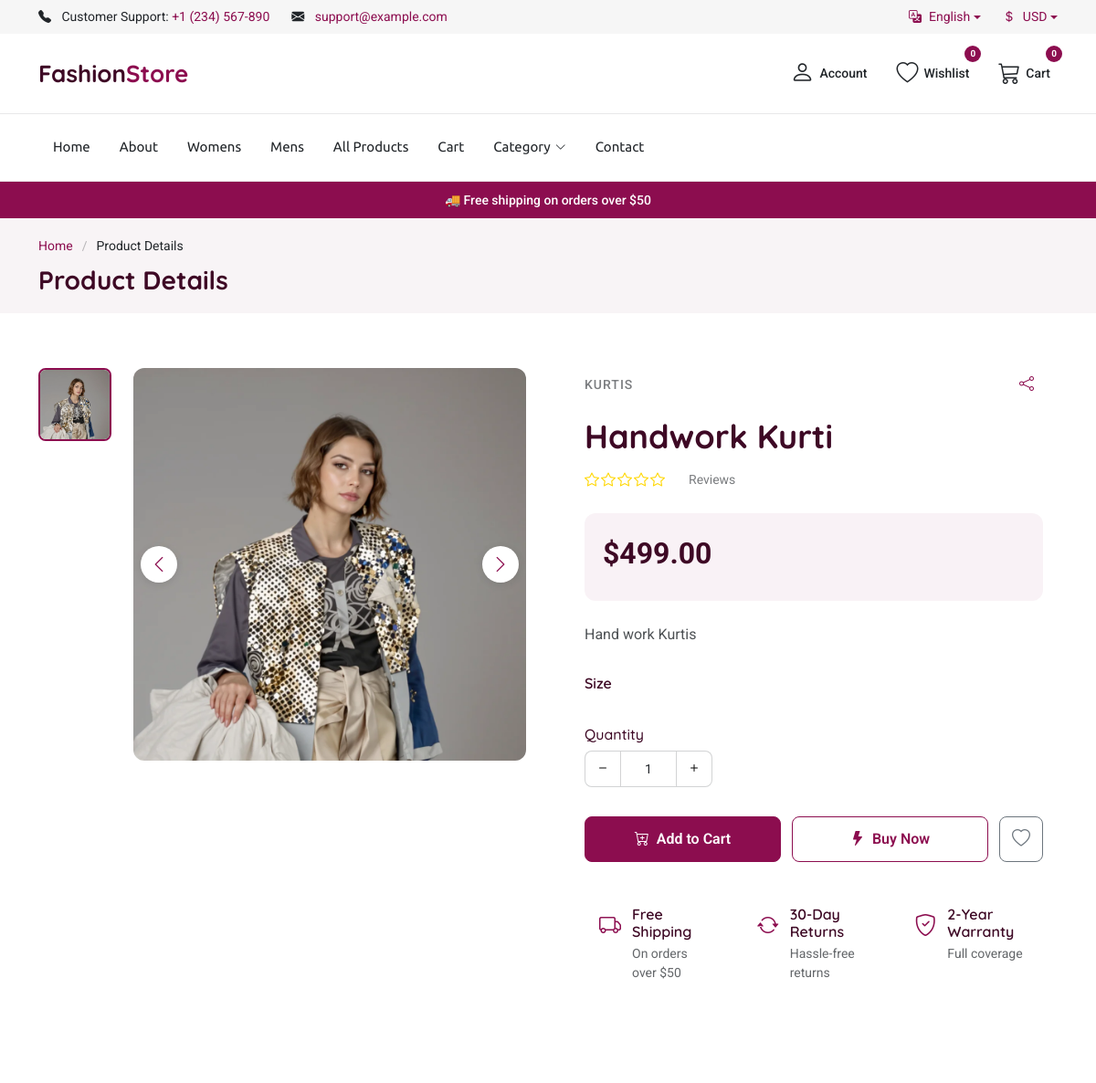
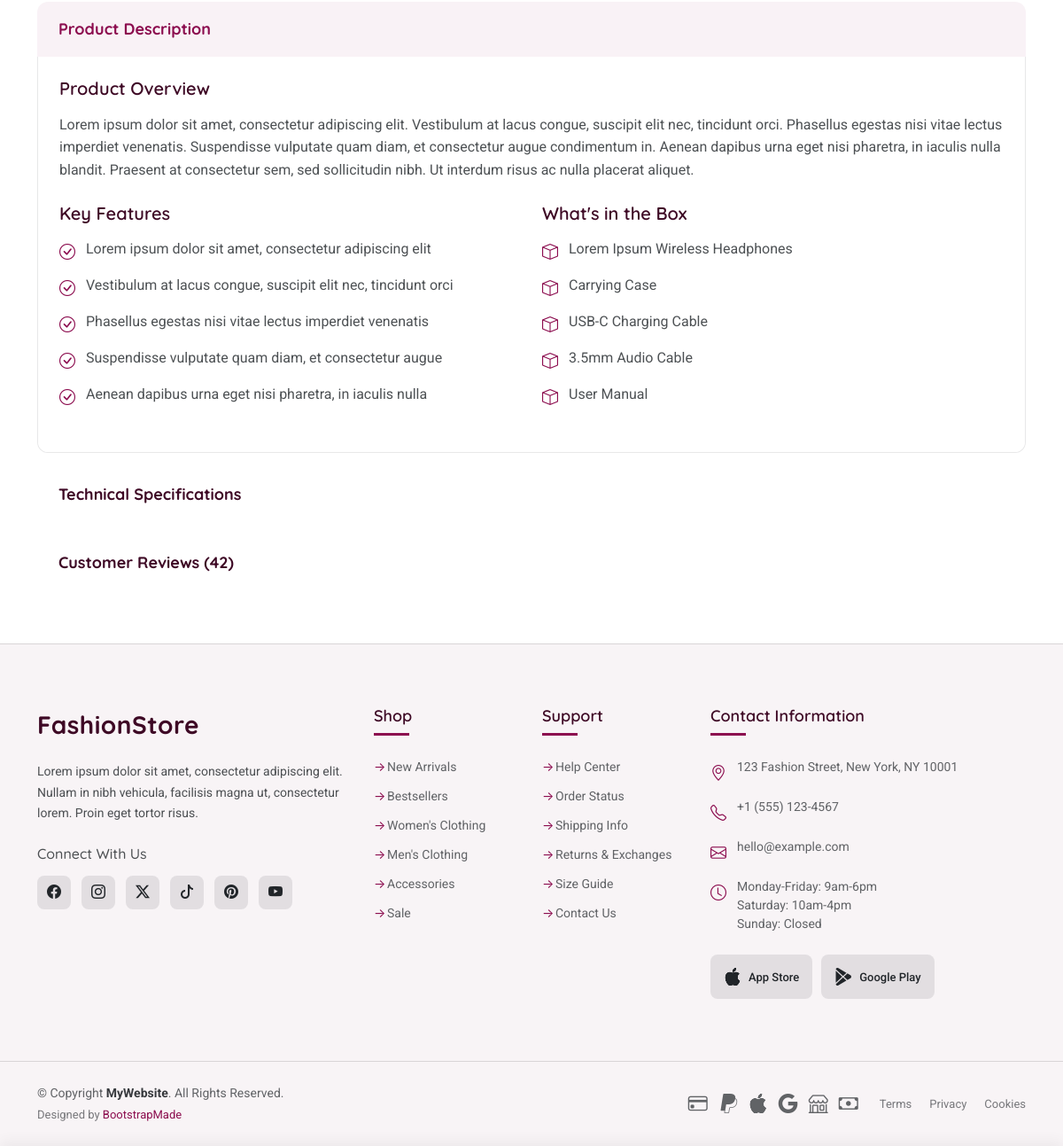
/product/1/, run on the app's committed database (2 pictures, top to bottom).
### FashionApp/models.py (models this page shows, shortened)
class Product(models.Model):
    category = models.ForeignKey(
        'Category',
        on_delete=models.CASCADE,
        related_name='products'
    )
    sizes = models.CharField(max_length=50, blank=True)
    name = models.CharField(max_length=255)
    brand = models.ForeignKey(Brand, related_name='products', on_delete=models.SET_NULL, null=True, blank=True)
    slug = models.SlugField(unique=True, blank=True)  # allow auto slug generation
    description = models.TextField(blank=True)
    price = models.DecimalField(max_digits=10, decimal_places=2)
    discount_price = models.DecimalField(
        max_digits=10,        # total digits (including decimal places)
        decimal_places=2,     # digits after decimal point
        blank=True,           # optional
        null=True             # optional
    )
    original_price = models.DecimalField(  # NEW FIELD
        max_digits=10,
        decimal_places=2,
        blank=True,
        null=True
    )
    stock = models.PositiveIntegerField(default=0)  # Added stock field
    image = models.ImageField(upload_to='products/')
    is_available = models.BooleanField(default=True)
    is_new_arrival = models.BooleanField(default=False)
    created_at = models.DateTimeField(auto_now_add=True)
    def available_sizes(self):
        return self.sizes.split(',') if self.sizes else []

class Category(models.Model):
    name = models.CharField(max_length=100, unique=True)
    slug = models.SlugField(unique=True)
    parent = models.ForeignKey('self', on_delete=models.CASCADE, null=True, blank=True, related_name='children')
    is_active = models.BooleanField(default=True)
    class Meta:
        verbose_name_plural = "Categories"

### FashionApp/views.py (the view)
# urls.py: path('product/<int:id>/', product_detail, name='product_detail'),
def product_detail(request, id):
    product = get_object_or_404(Product, id=id)
    discount = None
    if product.original_price and product.original_price > product.price:
        discount = round(((product.original_price - product.price) / product.original_price) * 100)
    context = {
    'product': product,
    'discount': discount,
    }
    return render(request, 'store/product-details.html', context)

### FashionApp/context_processors.py (called while the page is built, shortened)
def global_context(request):
    categories = Category.objects.filter(parent=None, is_active=True).prefetch_related('children')
    wishlist_items = Wishlist.objects.filter(user=request.user) if request.user.is_authenticated else []
    wishlist_count = wishlist_items.count() if request.user.is_authenticated else 0
    cart_count = 0
    cart_total_price = 0
    cart_items = []
    return {
        'categories': categories,
        'wishlist_items': wishlist_items,
        'wishlist_count': wishlist_count,
        'cart_count': cart_count,
        'cart_items': cart_items,
        'cart_total_price': cart_total_price,
    }

### Template/store/product-details.html (shortened to what this page needs)
{% extends "store/base.html" %}
{% block content %}
{% load static %}
  <main class="main">
    <div class="page-title light-background">
      <div class="container">
        <nav class="breadcrumbs">
          <ol>
            <li><a href="index.html">Home</a></li>
            <li class="current">Product Details</li>
          </ol>
        </nav>
        <h1>Product Details</h1>
      </div>
    </div>
    <section id="product-details" class="product-details section">
      <div class="container" data-aos="fade-up" data-aos-delay="100">
        <div class="row g-5">
          <div class="col-lg-6 mb-5 mb-lg-0" data-aos="fade-right" data-aos-delay="200">
            <div class="product-gallery">
              <div class="thumbnails-vertical">
                <div class="thumbnails-container">
                  {% for img in product.images.all %}
                    <div class="thumbnail-item {% if forloop.first %}active{% endif %}" data-image="{{ img.url }}">
                      <img src="{{ img.url }}" alt="{{ product.name }} thumbnail {{ forloop.counter }}" class="img-fluid">
                    </div>
                  {% empty %}
                    <div class="thumbnail-item active" data-image="{{ product.main_image.url }}">
                      <img src="{{ product.image.url }}" alt="{{ product.name }} thumbnail" class="img-fluid">
                    </div>
                  {% endfor %}
                </div>
              </div>
              <div class="main-image-wrapper">
                <div class="image-zoom-container">
                  <a href="{% if product.images.all %}{{ product.images.all.0.url }}{% else %}{{ product.image.url }}{% endif %}"
                    class="glightbox" data-gallery="product-gallery">
                    <img src="{% if product.images.all %}{{ product.images.all.0.url }}{% else %}{{ product.image.url }}{% endif %}"
                        alt="{{ product.name }}" class="img-fluid main-image drift-zoom" id="main-product-image"
                        data-zoom="{% if product.images.all %}{{ product.images.all.0.url }}{% else %}{{ product.image.url }}{% endif %}">
                  </a>
                </div>
                <div class="image-nav">
                  <button class="image-nav-btn prev-image">
                    <i class="bi bi-chevron-left"></i>
                  </button>
                  <button class="image-nav-btn next-image">
                    <i class="bi bi-chevron-right"></i>
                  </button>
                </div>
              </div>
            </div>
          </div>
<div class="col-lg-6" data-aos="fade-left" data-aos-delay="200">
  <div class="product-info-wrapper" id="product-info-sticky">
    <div class="product-meta">
      <div class="d-flex justify-content-between align-items-center mb-3">
        <span class="product-category">{{ product.category.name }}</span>
        <div class="product-share">
          <button class="share-btn" aria-label="Share product">
            <i class="bi bi-share"></i>
          </button>
        </div>
      </div>
      <h1 class="product-title">{{ product.name }}</h1>
      <div class="product-rating">
        <div class="stars">
          {% for i in "12345" %}
            {% if product.rating >= forloop.counter %}
              <i class="bi bi-star-fill"></i>
            {% elif product.rating > forloop.counter0 and product.rating < forloop.counter %}
              <i class="bi bi-star-half"></i>
            {% else %}
              <i class="bi bi-star"></i>
            {% endif %}
          {% endfor %}
        </div>
        <a href="#reviews" class="rating-count">{{ product.review_count }} Reviews</a>
      </div>
    </div>
    <div class="product-price-container">
      <div class="price-wrapper">
        <span class="current-price">${{ product.price|floatformat:2 }}</span>
      </div>
    </div>
    <div class="product-short-description">
      <p>{{ product.description|truncatewords:20 }}</p>
    </div>
    <div class="product-options">
      <div class="option-group">
        {% with product.available_sizes|first as selected_size %}
        <div class="option-header">
          <h6 class="option-title">Size</h6>
        </div>
        {% endwith %}
      </div>
      <div class="option-group">
        <h6 class="option-title">Quantity</h6>
        <div class="quantity-selector">
          <button class="quantity-btn decrease" type="button">
            <i class="bi bi-dash"></i>
          </button>
          <input type="number"
                name="quantity"
                class="quantity-input"
                value="1"
                min="1"
                max="{{ product.stock }}"
                {% if product.stock == 0 %}disabled{% endif %}>
          <button class="quantity-btn increase" type="button">
            <i class="bi bi-plus"></i>
          </button>
        </div>
      </div>
    </div>
    <div class="product-actions">
      <button class="btn btn-primary add-to-cart-btn" type="button" data-product-id="{{ product.id }}">
        <i class="bi bi-cart-plus"></i> Add to Cart
      </button>
      <button class="btn btn-outline-primary buy-now-btn" type="button" data-product-id="{{ product.id }}">
        <i class="bi bi-lightning-fill"></i> Buy Now
      </button>
      <button class="btn btn-outline-secondary wishlist-btn" aria-label="Add to wishlist" type="button" data-product-id="{{ product.id }}">
        <i class="bi bi-heart"></i>
      </button>
    </div>
    <div class="delivery-options">
      <div class="delivery-option">
        <i class="bi bi-truck"></i>
        <div>
          <h6>Free Shipping</h6>
          <p>On orders over $50</p>
        </div>
      </div>
      <div class="delivery-option">
        <i class="bi bi-arrow-repeat"></i>
        <div>
          <h6>30-Day Returns</h6>
          <p>Hassle-free returns</p>
        </div>
      </div>
      <div class="delivery-option">
        <i class="bi bi-shield-check"></i>
        <div>
          <h6>2-Year Warranty</h6>
          <p>Full coverage</p>
        </div>
      </div>
    </div>
  </div>
</div>
        </div>
        <div class="row mt-5" data-aos="fade-up">
          <div class="col-12">
            <div class="product-details-accordion">
              <div class="accordion-item">
                <h2 class="accordion-header">
                  <button class="accordion-button" type="button" data-bs-toggle="collapse" data-bs-target="#description" aria-expanded="true" aria-controls="description">
                    Product Description
                  </button>
                </h2>
                <div id="description" class="accordion-collapse collapse show">
                  <div class="accordion-body">
                    <div class="product-description">
                      <h4>Product Overview</h4>
                      <p>Lorem ipsum dolor sit amet, consectetur adipiscing elit. Vestibulum at lacus congue, suscipit elit nec, tincidunt orci. Phasellus egestas nisi vitae lectus imperdiet venenatis. Suspendisse vulputate quam diam, et consectetur augue condimentum in. Aenean dapibus urna eget nisi pharetra, in iaculis nulla blandit. Praesent at consectetur sem, sed sollicitudin nibh. Ut interdum risus ac nulla placerat aliquet.</p>
                      <div class="row mt-4">
                        <div class="col-md-6">
                          <h4>Key Features</h4>
                          <ul class="feature-list">
                            <li><i class="bi bi-check-circle"></i> Lorem ipsum dolor sit amet, consectetur adipiscing elit</li>
                            <li><i class="bi bi-check-circle"></i> Vestibulum at lacus congue, suscipit elit nec, tincidunt orci</li>
                            <li><i class="bi bi-check-circle"></i> Phasellus egestas nisi vitae lectus imperdiet venenatis</li>
                            <li><i class="bi bi-check-circle"></i> Suspendisse vulputate quam diam, et consectetur augue</li>
                            <li><i class="bi bi-check-circle"></i> Aenean dapibus urna eget nisi pharetra, in iaculis nulla</li>
                          </ul>
                        </div>
                        <div class="col-md-6">
                          <h4>What's in the Box</h4>
                          <ul class="feature-list">
                            <li><i class="bi bi-box"></i> Lorem Ipsum Wireless Headphones</li>
                            <li><i class="bi bi-box"></i> Carrying Case</li>
                            <li><i class="bi bi-box"></i> USB-C Charging Cable</li>
                            <li><i class="bi bi-box"></i> 3.5mm Audio Cable</li>
                            <li><i class="bi bi-box"></i> User Manual</li>
                          </ul>
                        </div>
                      </div>
                    </div>
                  </div>
                </div>
              </div>
              <div class="accordion-item">
                <h2 class="accordion-header">
                  <button class="accordion-button collapsed" type="button" data-bs-toggle="collapse" data-bs-target="#specifications" aria-expanded="false" aria-controls="specifications">
                    Technical Specifications
                  </button>
                </h2>
              </div>
              <div class="accordion-item" id="reviews">
                <h2 class="accordion-header">
                  <button class="accordion-button collapsed" type="button" data-bs-toggle="collapse" data-bs-target="#reviewsContent" aria-expanded="false" aria-controls="reviewsContent">
                    Customer Reviews (42)
                  </button>
                </h2>
              </div>
            </div>
          </div>
        </div>
      </div>
    </section>
  </main>
{% endblock %}

### data on the page
Product: image (picture), category.name "KURTIS", name "Handwork Kurti", price "499.00", description "Hand work Kurtis", quantity "1"

### other printed values
{{ wishlist_count }} "0"
{{ cart_count }} "0"
